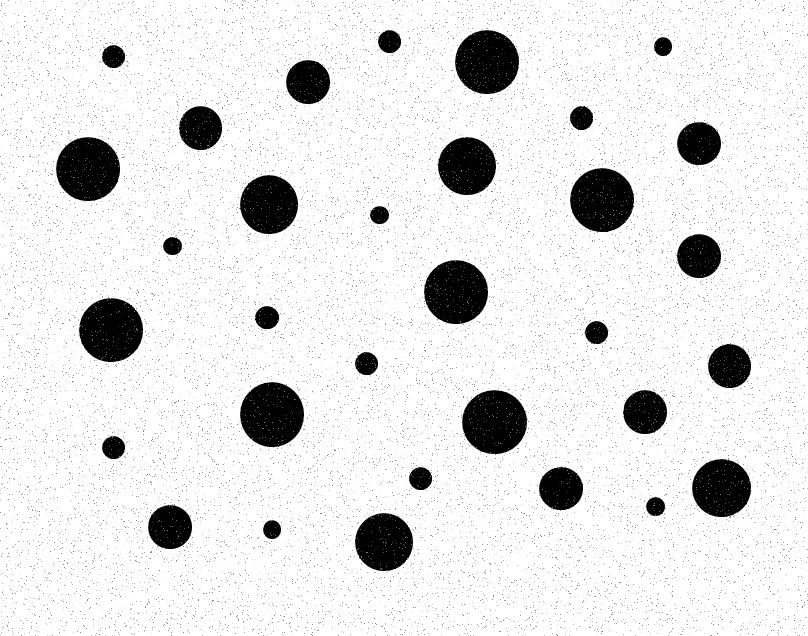
%> input picture DIP-II/Project3/P3-Code/Prob1_NonlinearFiltering/input_image/RandomDisks-P10.jpg, 808 x 636 px
$ octave main_nonlinearfiltering.m   (GNU Octave 9; MATLAB toolbox functions it lacks are replaced by stand-ins)
%> lines starting %> are read from the running program, lines starting %| are printed output that depends on the picture
### DIP-II/Project3/P3-Code/Prob1_NonlinearFiltering/mean_filter.m
%%%%%%%%%%%%%%% Function mean_filter %%%%%%%%%%%%%%%%%%%%%%%%%%%%
% Purpose:
%         Apply mean filter of given window_size on the input image
%
% Input Variable:
%         input_image    the desired image to do the operation
%         window_size    the size of the mean filter
%
% Output:
%         output         the image obtained after applying mean filter
%
% Process Flow:
%         1. Exctract a sub array from the image which is equal to size of the mean filter
%         2. Sum all the elements in the sub aray and then divide the sum by square of window size to find the average
%         3. Place the average in the specified pixel location
%         4. Move the mean filter window across the image to find its average
%Authors: Aishwarya Mallampati, Mrunmayi Ekbote, Wushuang Bai
%Date : 03/24/2020
%%%%%%%%%%%%%%%%%%%%%%%%%%%%%%% END  %%%%%%%%%%%%%%%%%%%%%%%%%%%%%%%%%%%%
function output = mean_filter(input_image,window_size)
[m,n] = size(input_image);
output = zeros(m,n);
% mid is 3 for window size 5*5
mid = floor(window_size/2) + 1;
for i= (mid):(m-(mid-1)) %do not include border pixels
    for j = mid:(n-(mid-1))
        %find average by moving the window on the image
        output(i,j) = round(sum(input_image(i-(mid-1):i+(mid-1),j-(mid-1):j+(mid-1)),'all')/(window_size * window_size));
    end
end
output = uint8(output);
end

### DIP-II/Project3/P3-Code/Prob1_NonlinearFiltering/alphatrim_filter.m
%%%%%%%%%%%%%%% Function alphatrim_filter %%%%%%%%%%%%%%%%%%%%%%%%%%%%
% Purpose:
%         Apply alpha trimmed mean filter of given window_size and alpha value on the input image
%
% Input Variable:
%         input_image    the desired image to do the operation
%         window_size    the size of the alpha trimmed mean filter
%         alpha          the alpha value given in the problem
%
% Output:
%         output         the image obtained after applying alpha trimmed mean filter
%
% Process Flow:
%         1. Exctract a sub array from the image which is equal to size of the mean filter
%         2. Conver the sub array into an array with single row
%         3. Sort the values in the sub array in increasing order
%         4. Compute lower and upper bounds using alpha and window_size
%         5. Computer average only using the elements within the upper and lower bounds
%         6. Place the computed average in the specified location in the output image
%         7. Move the filter window across the image to process all the pixels
%Authors: Aishwarya Mallampati, Mrunmayi Ekbote, Wushuang Bai
%Date : 03/27/2020
%%%%%%%%%%%%%%%%%%%%%%%%%%%%%%% END  %%%%%%%%%%%%%%%%%%%%%%%%%%%%%%%%%%%%
function output = alphatrim_filter(input_image,window_size,alpha)
[m,n] = size(input_image);
output = zeros(m,n);
% mid is 3 for window size 5*5
mid = floor(window_size/2) + 1;
Nc = window_size * window_size;
%Compute bounds to extract only needed values
lower_bound = floor(alpha*Nc) + 1;
upper_bound = Nc + 1 - lower_bound;
for i= (mid):(m-(mid-1)) %do not include border pixels
    for j = mid:(n-(mid-1))
        %exctract sub array of window size around (i,j) pixel from the input image
        sub_input = input_image(i-(mid-1):i+(mid-1),j-(mid-1):j+(mid-1));
        %convert matrix of size 5*5 to a matrix of single row
        sub_input = reshape(sub_input,1,Nc);
        %sort the elements in increasing order
        sorted_input = sort(sub_input);
        %Extract only the elements in the specified bounds
        temp = sorted_input(:,lower_bound:upper_bound);
        %average is computed and placed at location (i,j) in the output image
        output(i,j) = round(sum(temp,'all')/(length(temp)));
    end
end
output = uint8(output);
end

### DIP-II/Project3/P3-Code/Prob1_NonlinearFiltering/main_nonlinearfiltering.m
%%%%%%%%%%%%% main_nonlinearfiltering.m file %%%%%%%%%%%%%%%%%%%%%%%%%%%%%%%%%%%%%%%%%%%%%
% Purpose:
%      Solution to the Problem1- Nonlinear Filtering of Project-3
%
% Input Variables:
%      Image            Gray Scale input image(Random Disks)
%      window_size      Window size of each filter used(5*5)
%      sigma            Sigma value used by sigma filter(sigma = 20)
%      alpha            Alpha value used by alpha trim mean filter(alpha =0.25)
%
% Processing Flow:
%      1.  Extract large disk interior from the image. Store the boundary values.
%      2.  Apply mean, median, alpha trim mean, sigma and symmetric NNM
%          filter on the input image for five times iteratively
%      3.  Compute histogram for each filter result
%      4.  In each filter result, extract large disk interior and compute
%          mean and standard deviation of the interior of large disk
%
%  The following functions are called:
%       mean_filter.m
%       alphatrim_filter.m
%       sigma_filter.m
%       symmNNM_filter.m
%
%  The following are the inbuilt matlab functions used:
%       medianfilt2(A), mean2(A), std2(A)
%
% Author:      Aishwarya Mallampati, Mrunmayi Ekbote, Wushuang Bai
% Date:        03/28/2020
%%%%%%%%%%%%%%%%%%%%%%%%%%%%%%%%%%%%%%%%%%%%%%%%%%%%%%%%%%%%%%%%%%%%%%%%%%%
clc;
close all; % Clear out all memory

% the window size of all the filters used is 5*5
window_size = 5;
sigma = 20;
alpha = 0.25;

%Reading input image 'Random Disks'
input_image=imread('RandomDisks-P10.jpg');
%> input_image is the input picture: size 636x808x3 uint8; min 0, max 255, mean 225.7
input_image = input_image(:,:,1);
%> input_image: size 636x808 uint8
%Padding the input image
input_image = padarray(input_image,[floor(window_size/2) floor(window_size/2)],0,'both');
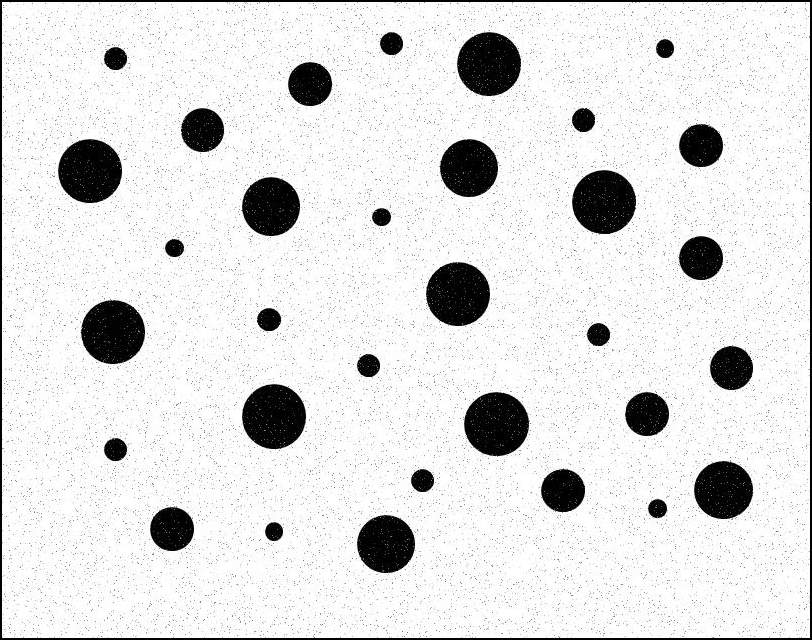
%> input_image: size 640x812 uint8; min 0, max 255, mean 223.2
figure();
imshow(input_image)
title('Input Image(8 bits)')

%Extracting large disk from input image
large_disk = input_image(391:455,461:530);
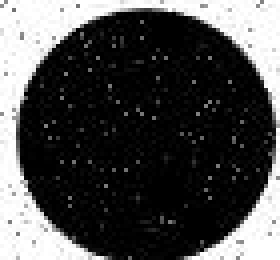
%> large_disk: size 65x70 uint8 (shown 4 times larger); min 0, max 255, mean 75.8
figure();
imshow(large_disk)
title('Large Disk')
%Extracting interior large disk from input image
x = 14;
ld_int_bounds = [391+x,455-x,461+x,530-x];
large_disk_interior = input_image(ld_int_bounds(1):ld_int_bounds(2), ld_int_bounds(3):ld_int_bounds(4));
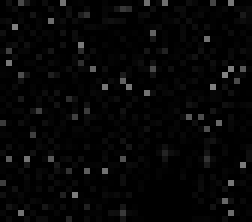
%> large_disk_interior: size 37x42 uint8 (shown 6 times larger); min 0, max 130, mean 6.4
figure();
imshow(large_disk_interior)
title('Large Disk Interior')

%Initialze all output matrices with the input image
mean_output = input_image;
median_output = input_image;
alphatrim_output = input_image;
sigma_output = input_image;
symmNNM_output = input_image;
%Apply all the filters iteratively for five times
for i = 1:5
    fprintf("Running iteration(%d)...\n",i);
    fprintf("Iteration%d:Mean Filtering...\n",i);
    mean_output = mean_filter(mean_output, window_size);
%> after the loop in mean_filter, `for i= (mid):(m-(mid-1))`:
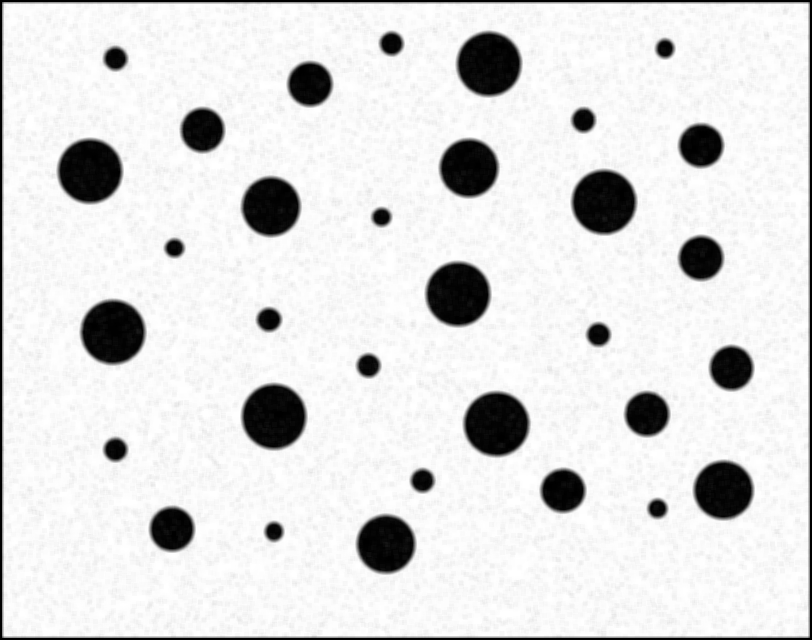
%> output: size 640x812 double; min 0, max 255, mean 222.4
    fprintf("Iteration%d:Median Filtering...\n",i);
    median_output = medfilt2(median_output , [window_size, window_size]);
    fprintf("Iteration%d:Alpha Trim Mean Filtering...\n",i);
    alphatrim_output = alphatrim_filter(alphatrim_output, window_size, alpha);
%> (the run ends here)
